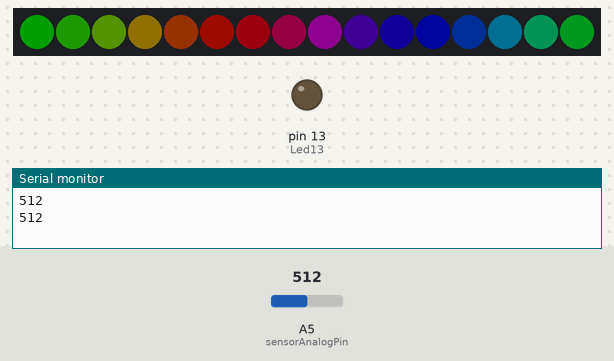
Bench run of a sketch on a simulated Arduino Uno, built with avr-gcc and run on an emulated ATmega328P. On the bench: 16 RGB LEDs in strip order, left to right, output pins drawn as LEDs (lit = HIGH), the last lines printed to the serial monitor. The inputs (shaded band) are chosen by the test bench; at power-on: A5 (sensorAnalogPin) = 512. Dim RGB values are drawn brighter than linear.

Above: at 2.8 s.
2.9 s: A5 (sensorAnalogPin) set to 208
8.9 s: A5 (sensorAnalogPin) set to 183
At 11.51 s:
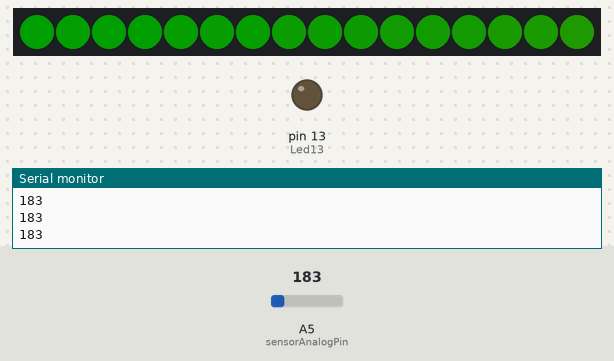
12.5 s: A5 (sensorAnalogPin) set to 210
At 15.7 s:
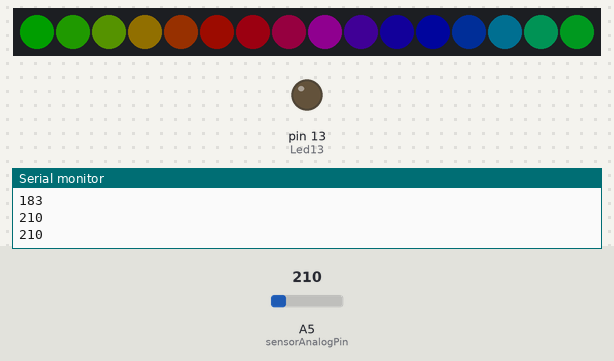
18.5 s: A5 (sensorAnalogPin) set to 90
21.2 s: A5 (sensorAnalogPin) set to 108
At 21.66 s:
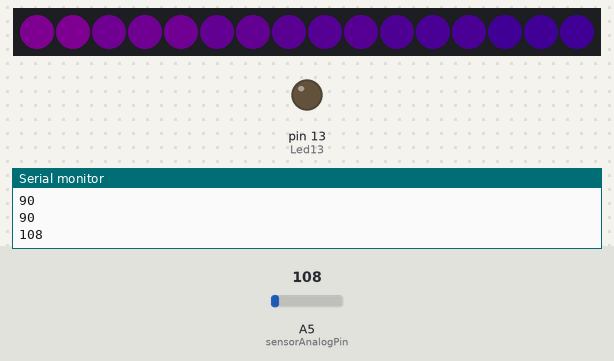
27.2 s: A5 (sensorAnalogPin) set to 266
At 30.1 s:
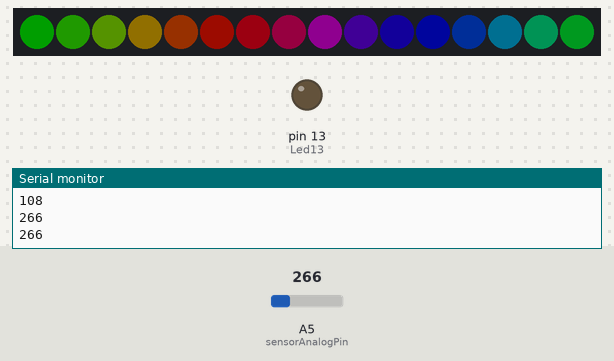
Timing chart, 0 to 31.6 s (numbered marks = the images above; inputs shaded):
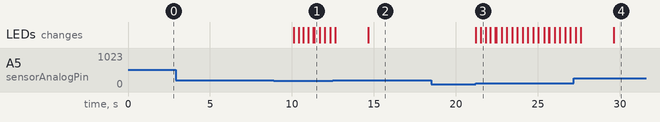

The sketch:

mask.ino
```cpp
#include <Adafruit_NeoPixel.h>

#define PIN 4

Adafruit_NeoPixel strip = Adafruit_NeoPixel(16, PIN, NEO_GRB + NEO_KHZ800);

int  sensorAnalogPin = A5;    // Select the Arduino input pin to accept the Sound Sensor's analog output

int  analogValue = 0;         // Define variable to store the analog value coming from the Sound Sensor
int  digitalValue;            // Define variable to store the digital value coming from the Sound Sensor
int  Led13 = 13;              // Define LED port; this is the LED built in to the Arduino (labled L)
// When D0 from the Sound Sensor (connnected to pin 7 on the
// Arduino) sends High (voltage present), L will light up. In practice, you
// should see LED13 on the Arduino blink when LED2 on the Sensor is 100% lit.


void setup()
{
  Serial.begin(9600);               // The IDE settings for Serial Monitor/Plotter (preferred) must match this speed
  pinMode(sensorAnalogPin, INPUT); // Define pin 3 as an input port, to accept digital input
  pinMode(Led13, OUTPUT);           // Define LED13 as an output port, to indicate digital trigger reached
  strip.begin();
  strip.setBrightness(30); //adjust brightness here
  strip.show(); // Initialize all pixels to 'off'


}


void loop() {
  analogValue = analogRead(sensorAnalogPin); // Read the value of the analog interface A0 assigned to digitalValue

  Serial.println(analogValue); // Send the analog value to the serial transmit interface

  if (analogValue > 200) {
    rainbowCycle(0.1);


  } else if (analogValue > 100) {
    rainbow(1);
  }


  delay(50);                  // Slight pause so that we don't overwhelm the serial interface
}

// Fill the dots one after the other with a color
void colorWipe(uint32_t c, uint8_t wait) {
  for (uint16_t i = 0; i < strip.numPixels(); i++) {
    strip.setPixelColor(i, c);
    strip.show();
    delay(wait);
  }
}

void rainbow(uint8_t wait) {
  uint16_t i, j;

  for (j = 0; j < 256; j++) {
    for (i = 0; i < strip.numPixels(); i++) {
      strip.setPixelColor(i, Wheel((i + j) & 255));
    }
    strip.show();
    delay(wait);
  }
}

// Slightly different, this makes the rainbow equally distributed throughout
void rainbowCycle(uint8_t wait) {
  uint16_t i, j;

  for (j = 0; j < 256 * 5; j++) { // 5 cycles of all colors on wheel
    for (i = 0; i < strip.numPixels(); i++) {
      strip.setPixelColor(i, Wheel(((i * 256 / strip.numPixels()) + j) & 255));
    }
    strip.show();
    delay(wait);
  }
}

// Input a value 0 to 255 to get a color value.
// The colours are a transition r - g - b - back to r.
uint32_t Wheel(byte WheelPos) {
  if (WheelPos < 85) {
    return strip.Color(WheelPos * 3, 255 - WheelPos * 3, 0);
  } else if (WheelPos < 170) {
    WheelPos -= 85;
    return strip.Color(255 - WheelPos * 3, 0, WheelPos * 3);
  } else {
    WheelPos -= 170;
    return strip.Color(0, WheelPos * 3, 255 - WheelPos * 3);
  }
}
```

Measured:
- the behaviour switches between 201 and 200 on A5 (sensorAnalogPin) (found by bisection; images 0 and 1)
- after the input at 8.9 s, the LEDs: first change after 1.2 s (image 1 shows a later state)
- after the input at 21.2 s, the LEDs: first change at once (image 3 shows a later state)
